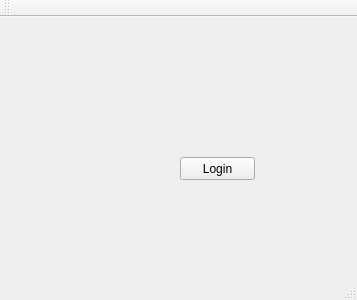
<?xml version="1.0" encoding="UTF-8"?>
<ui version="4.0">
 <class>mainpage</class>
 <widget class="QMainWindow" name="mainpage">
  <property name="geometry">
   <rect>
    <x>0</x>
    <y>0</y>
    <width>357</width>
    <height>300</height>
   </rect>
  </property>
  <property name="windowTitle">
   <string>mainpage</string>
  </property>
  <widget class="QWidget" name="centralWidget">
   <widget class="QPushButton" name="pushButton">
    <property name="geometry">
     <rect>
      <x>180</x>
      <y>140</y>
      <width>75</width>
      <height>23</height>
     </rect>
    </property>
    <property name="text">
     <string>Login</string>
    </property>
   </widget>
   <widget class="QWidget" name="">
    <property name="geometry">
     <rect>
      <x>60</x>
      <y>60</y>
      <width>164</width>
      <height>22</height>
     </rect>
    </property>
    <layout class="QHBoxLayout" name="horizontalLayout">
     <item>
      <widget class="QLabel" name="label">
       <property name="text">
        <string>code</string>
       </property>
      </widget>
     </item>
     <item>
      <widget class="QLineEdit" name="lineEdit"/>
     </item>
    </layout>
   </widget>
   <widget class="QWidget" name="">
    <property name="geometry">
     <rect>
      <x>60</x>
      <y>100</y>
      <width>187</width>
      <height>22</height>
     </rect>
    </property>
    <layout class="QHBoxLayout" name="horizontalLayout_2">
     <item>
      <widget class="QLabel" name="label_2">
       <property name="text">
        <string>password</string>
       </property>
      </widget>
     </item>
     <item>
      <widget class="QLineEdit" name="lineEdit_2"/>
     </item>
    </layout>
   </widget>
  </widget>
  <widget class="QMenuBar" name="menuBar">
   <property name="geometry">
    <rect>
     <x>0</x>
     <y>0</y>
     <width>357</width>
     <height>21</height>
    </rect>
   </property>
  </widget>
  <widget class="QToolBar" name="mainToolBar">
   <attribute name="toolBarArea">
    <enum>TopToolBarArea</enum>
   </attribute>
   <attribute name="toolBarBreak">
    <bool>false</bool>
   </attribute>
  </widget>
  <widget class="QStatusBar" name="statusBar"/>
 </widget>
 <layoutdefault spacing="6" margin="11"/>
 <resources/>
 <connections/>
</ui>
